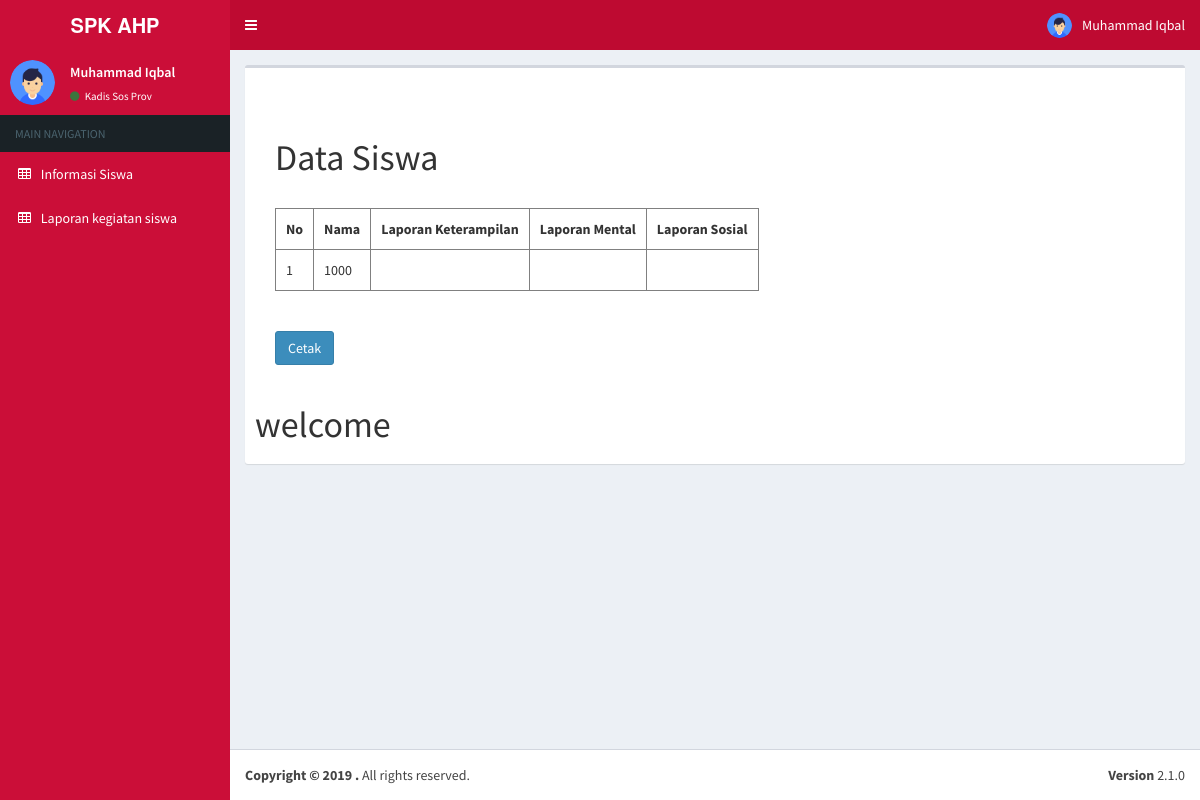
/dashboard_kadis_sos_prov.php?page=view_kadis_sos_prov/laporan_data_siswa (signed in), run on an earlier commit of the app's database.
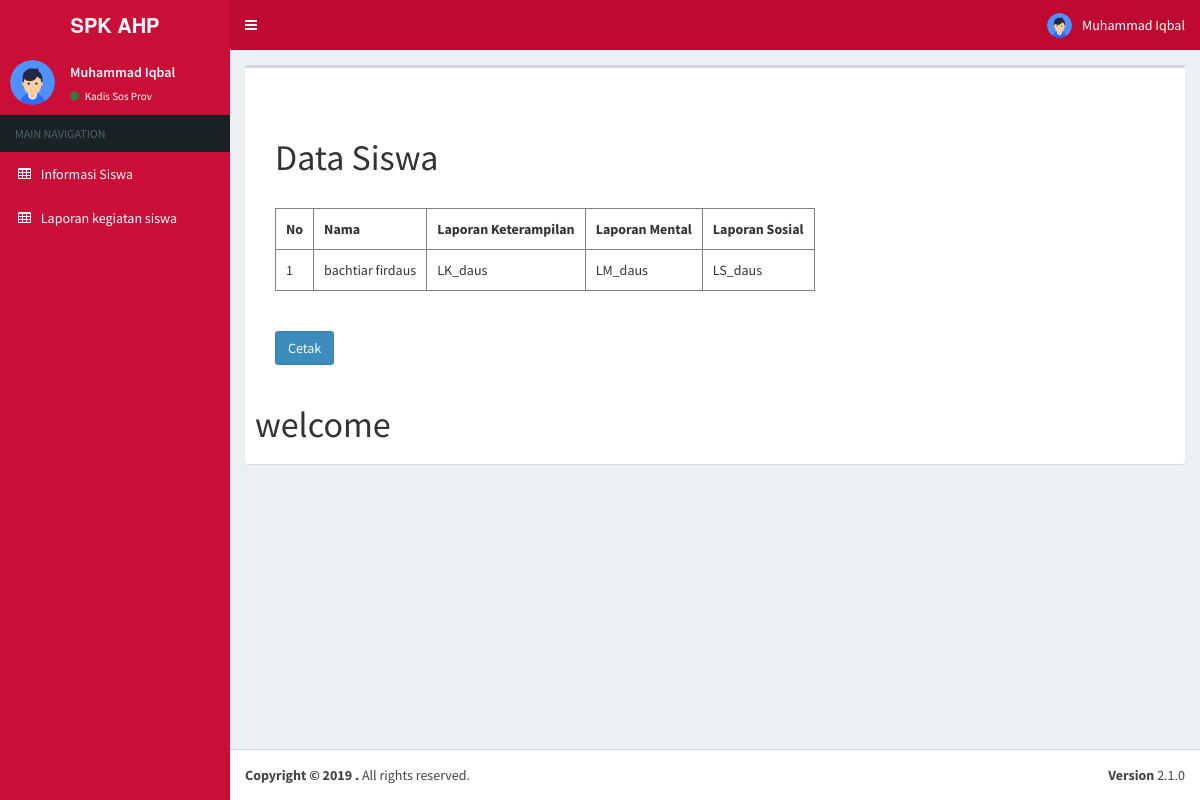
And on a later commit of the database.
### tables this page shows
CREATE TABLE IF NOT EXISTS `tbl_cs` (
`id` int(11) NOT NULL,
  `nama` varchar(500) NOT NULL,
  `jk` varchar(500) NOT NULL,
  `ttl` varchar(500) NOT NULL,
  `agama` varchar(500) NOT NULL,
  `suku` varchar(500) NOT NULL,
  `bahasa` varchar(500) NOT NULL,
  `ald` varchar(500) NOT NULL,
  `alk` varchar(500) NOT NULL,
  `alko` varchar(500) NOT NULL,
  `ltlsk` varchar(500) NOT NULL,
  `pt` varchar(500) NOT NULL,
  `atls` varchar(500) NOT NULL,
  `km` varchar(500) NOT NULL,
  `mn` varchar(500) NOT NULL,
  `pb` varchar(500) NOT NULL,
  `bpbd` varchar(500) NOT NULL,
  `gp` varchar(500) NOT NULL,
  `nokk` varchar(500) NOT NULL,
  `nik` varchar(500) NOT NULL,
  `jurusan` varchar(500) NOT NULL,
  `asrama` varchar(500) NOT NULL,
  `lk` varchar(500) NOT NULL,
  `lm` varchar(500) NOT NULL,
  `ls` varchar(500) NOT NULL,
  `con` int(10) NOT NULL
);

### view_kadis_sos_prov/laporan_data_siswa.php (the view, shortened to what this page needs)
<?php
include_once("\insert\config.php");
$result = mysqli_query($mysqli, "SELECT * FROM tbl_cs ORDER BY id DESC");
?>
<div class="containeredit">
<h1>Data Siswa</h1><br>
<table border="1">
  <tr>
    <th rowspan="2">No</th>
    <th rowspan="2">Nama</th>
    <th rowspan="2">Laporan Keterampilan</th>
    <th rowspan="2">Laporan Mental</th>
    <th rowspan="2">Laporan Sosial</th>
  </tr>
  <tr>
    <?php
    $no = "1";
    while($user_data = mysqli_fetch_array($result)) {
        echo "<tr>";
        echo "<td>".$no++."</td>";
        echo "<td>".$user_data['nama']."</td>";
        echo "<td>".$user_data['lk']."</td>";
        echo "<td>".$user_data['lm']."</td>";
        echo "<td>".$user_data['ls']."</td></tr>";
    }
    ?>
  </tr>
</table><br><br>
<a href="view_pendamping\cetak_kk.php" class="btn btn-primary">Cetak</a>
</div>

What changed in the data, as far as the page shows it:
removed tbl_cs: nama "1000"
added tbl_cs: nama "bachtiar firdaus", lk "LK_daus", lm "LM_daus", ls "LS_daus"
